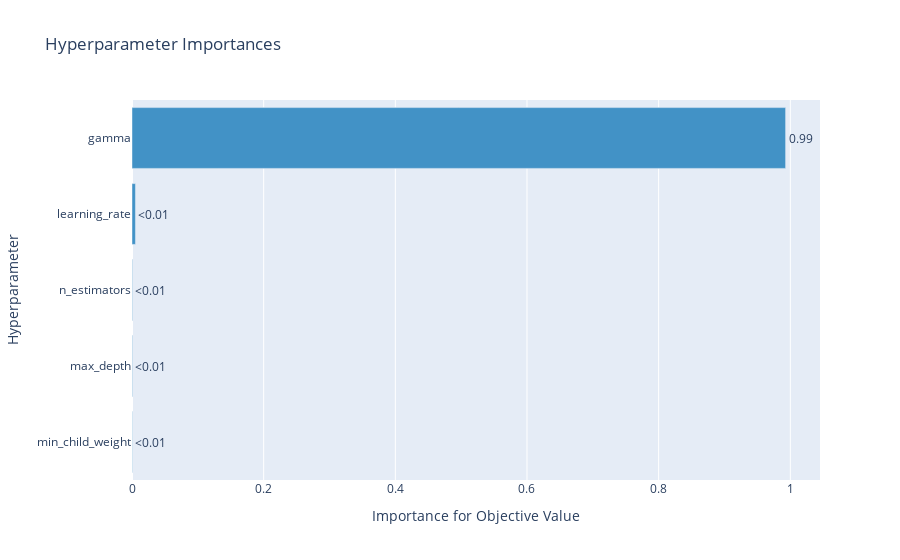

Notebook cell for this chart:
### Code cell
optuna.visualization.plot_param_importances(study)

### Figure 1 — Plotly figure (JSON) as saved in the notebook; plotly's stock layout.template omitted (floating-point values rounded to 4 significant figures)
{"data": [{"cliponaxis": false, "hovertemplate": ["min_child_weight (IntDistribution): 0.0005001753412989565<extra></extra>", "max_depth (IntDistribution): 0.0007285557570672557<extra></extra>", "n_estimators (IntDistribution): 0.00073154223602584<extra></extra>", "learning_rate (FloatDistribution): 0.005206792543227139<extra></extra>", "gamma (IntDistribution): 0.9928329341223808<extra></extra>"], "marker": {"color": "rgb(66,146,198)"}, "orientation": "h", "text": ["<0.01", "<0.01", "<0.01", "<0.01", "0.99"], "textposition": "outside", "type": "bar", "x": [0.0005002, 0.0007286, 0.0007315, 0.005207, 0.9928], "y": ["min_child_weight", "max_depth", "n_estimators", "learning_rate", "gamma"]}], "layout": {"showlegend": false, "title": {"text": "Hyperparameter Importances"}, "xaxis": {"title": {"text": "Importance for Objective Value"}}, "yaxis": {"title": {"text": "Hyperparameter"}}}}
